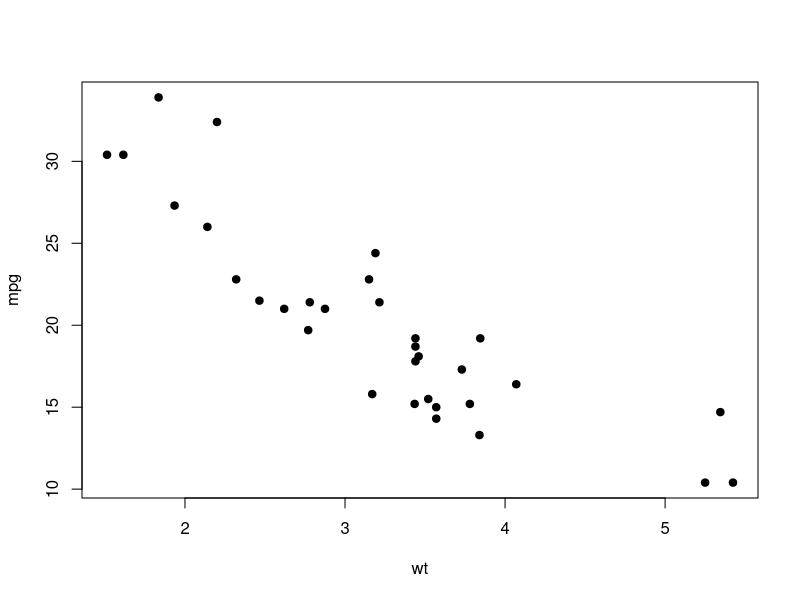
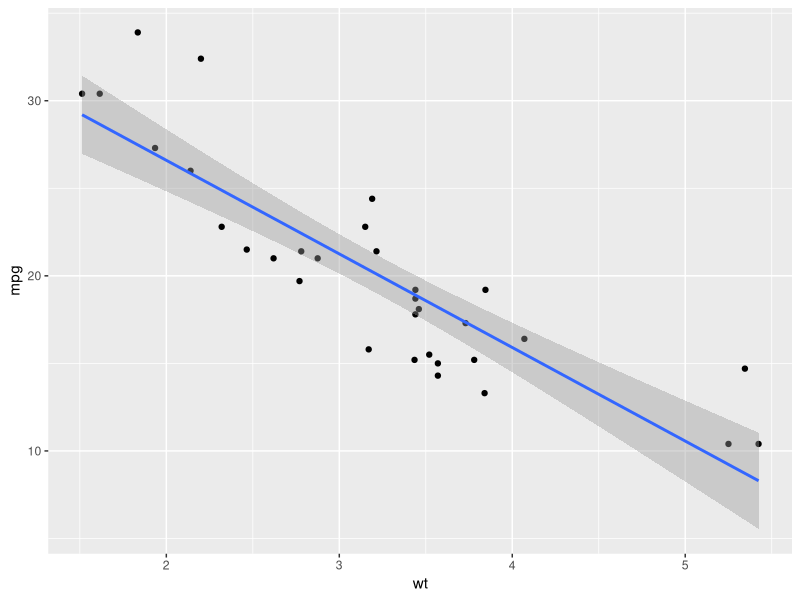
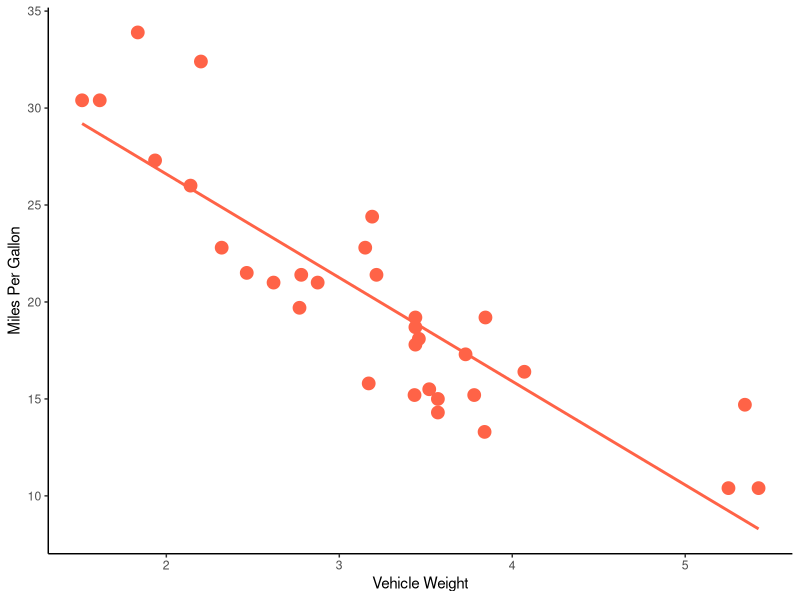
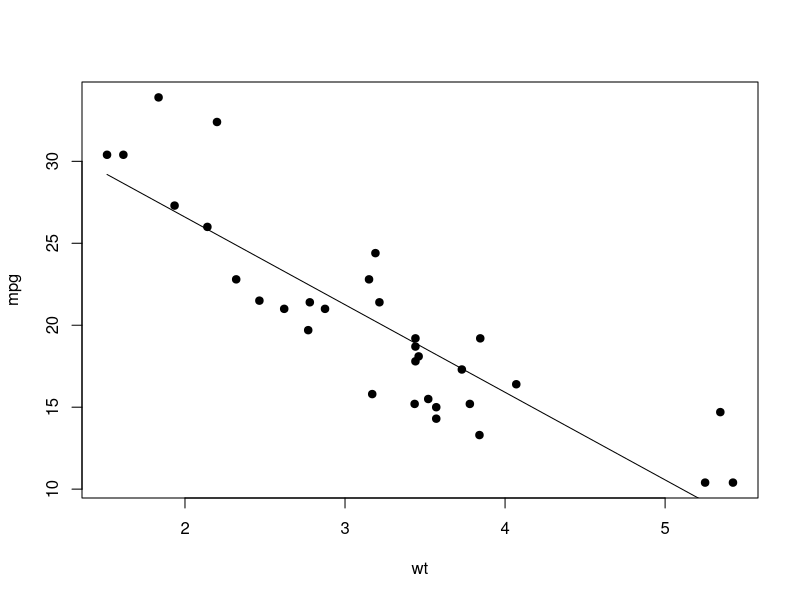
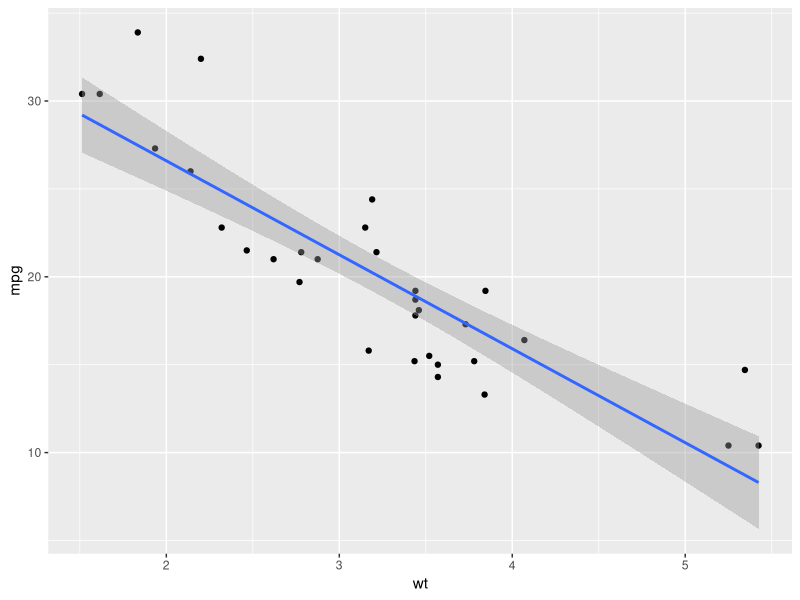

The R source for these figures, in order: (Note: this script raises an error after producing the figures.)
## ---- chunk 1
library(knitr)
knitr::opts_chunk$set(out.width="50%")
## ---- chunk 2
library(ggplot2)
library(MASS)
## ---- chunk 3
head(mtcars)
## ---- chunk 4
plot(mpg~wt, data=mtcars, pch=19)
## ---- chunk 5
lm(mpg~wt, data=mtcars)
## ---- chunk 6
lm.mod=lm(mpg~wt, data=mtcars)

summary(lm.mod)
## ---- chunk 7
ggplot(mtcars, aes(x=wt, y=mpg)) +
  geom_point() +
  geom_smooth(method="lm")
## ---- chunk 8
ggplot(mtcars, aes(x=wt, y=mpg)) +
  geom_point(size=4, color="tomato") +
  geom_smooth(method="lm", se=FALSE, color="tomato") +
  theme_classic() +
  ylab("Miles Per Gallon") +
  xlab("Vehicle Weight")
## ---- chunk 9
lm.mod=lm(mpg~wt, data=mtcars) # fit the linear model
xv=seq(min(mtcars$wt), max(mtcars$wt), length=2) # set a series of values along the x-axis
yv=predict(lm.mod, data.frame(wt=xv)) # use predict() to get what the y-axis value should be along each of those x-axis values

plot(mpg~wt, data=mtcars, pch=19) #plot the scatterplot
lines(xv, yv) #add the fit line 
## ---- chunk 10
lm.fit=lm(mpg~wt, mtcars)
glm.fit=glm(mpg~wt, mtcars, family="gaussian")
## ---- chunk 11
summary(lm.fit)
## ---- chunk 12
summary(glm.fit)
## ---- chunk 13
ggplot(mtcars, aes(x=wt, y=mpg)) +
  geom_point() +
  geom_smooth(method="glm", method.args=list(family="gaussian"))
## ---- chunk 14
knitr::include_graphics("../images/engine_shape.jpg")
## ---- chunk 15
class(mtcars$vs)
## ---- chunk 16
class(factor(mtcars$vs))
## ---- chunk 17
plot(mpg~factor(vs), data=mtcars)
## ---- chunk 18
ggplot(mtcars, aes(x=factor(vs), y=mpg)) +
  geom_boxplot()
## ---- chunk 19
aov.mod=aov(mpg~factor(vs), data=mtcars) 
summary(aov.mod)
## ---- chunk 20
lm.mod2=lm(mpg~factor(vs), data=mtcars) 
lm.mod2
## ---- chunk 21
summary(lm.mod2)
## ---- chunk 22
anova(lm.mod2)
## ---- chunk 23
glm.mod2=glm(mpg~factor(vs), data=mtcars, family="gaussian") 
anova(glm.mod2, test="F")
## ---- chunk 24
ggplot(mtcars, aes(x=wt, y=mpg, color=factor(vs))) +
  geom_point() +
  scale_color_discrete(name="Engine Shape",labels=c("v-shape", "straight")) +
  ylab("Miles per Gallon") +
  xlab("Vehicle Weight") +
  theme_bw()
## ---- chunk 25
ggplot(mtcars, aes(x=wt, y=mpg, color=factor(vs))) +
  geom_point() +
  scale_color_discrete(name="Engine Shape",labels=c("v-shape", "straight")) +
  ylab("Miles per Gallon") +
  xlab("Vehicle Weight") +
  theme_bw() +
  geom_smooth(method="lm")
## ---- chunk 26
lm.mod3=lm(mpg~ wt + factor(vs), data=mtcars)
anova(lm.mod3)
## ---- chunk 27
lm.mod4=lm(mpg~ wt * factor(vs), data=mtcars)
anova(lm.mod4)
## ---- chunk 28
diamonds
## ---- chunk 29
diamonds$expensive=diamonds$price >= 10000
## ---- chunk 30
diamonds$expensive = diamonds$expensive + 0
## ---- chunk 31
glm.fit=glm(expensive~carat, data=diamonds)
summary(glm.fit)
## ---- chunk 32
anova(glm.fit, test="F")
## ---- chunk 33
ggplot(diamonds, aes(x=carat, y=expensive+0))+
  geom_point() +
  geom_smooth(method="glm", method.args = list(family = "binomial"))
## ---- chunk 34
head(snails)
## ---- chunk 35
count.fit=glm(Deaths~Temp, data=snails, subset=which(Exposure>=3), family="poisson")
summary(count.fit)
## ---- chunk 36
ggplot(snails[which(snails$Exposure>=3),], aes(x=Temp, Deaths)) +
  geom_count() +
  geom_smooth(method="glm", method.args=list(family="poisson"))

## ---- chunk 37
prop.fit=glm(cbind(Deaths, N)~Temp, data=snails, subset=which(Exposure>=3), family=binomial(link="logit"))
summary(prop.fit)
